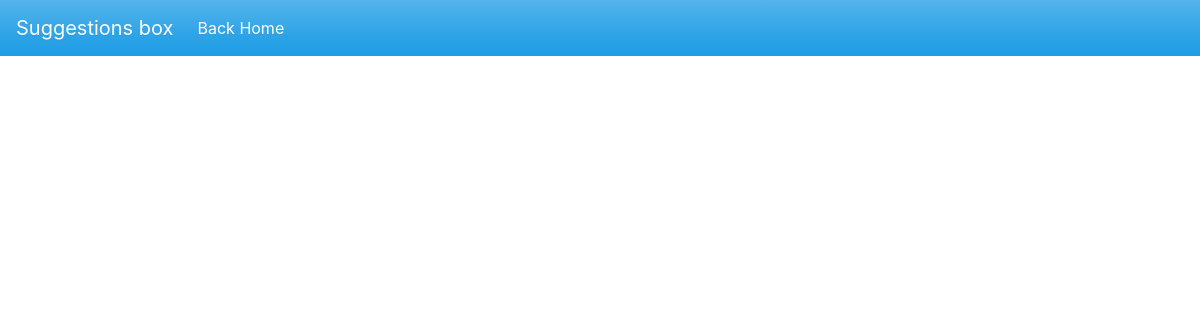
/admin/pages/suggestions/index.php, run on an earlier commit of the app's database.
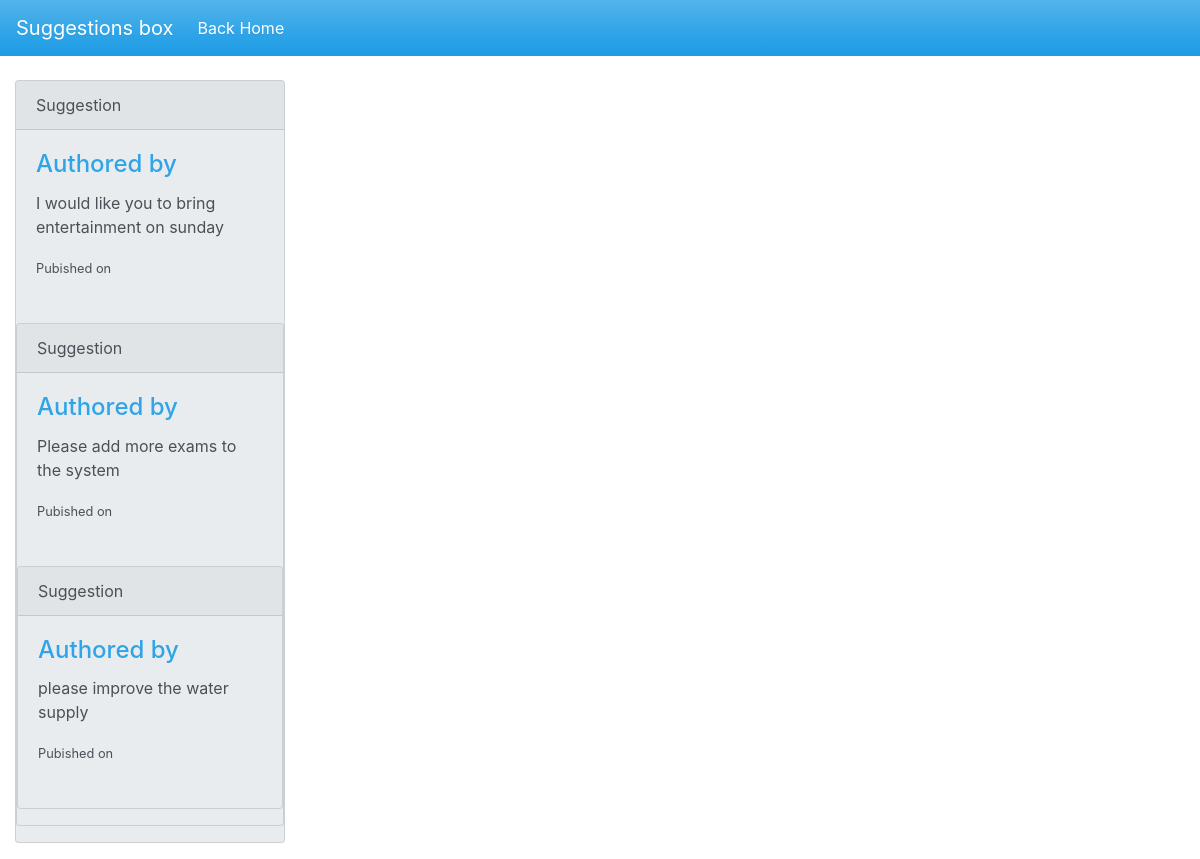
And on a later commit of the database.
### tables this page shows
CREATE TABLE `suggestions` (
  `id` int(255) NOT NULL,
  `publisher` varchar(255) NOT NULL,
  `content` varchar(255) NOT NULL,
  `time` timestamp(6) NOT NULL DEFAULT current_timestamp(6)
);

### admin/pages/suggestions/index.php (the view, shortened to what this page needs)
<?php
    require '../config.php';
    $query = "SELECT * FROM suggestions ORDER BY id desc";
    $result = mysqli_query($conn,$query);
    $suggestions = mysqli_fetch_all($result,MYSQLI_ASSOC);
?>
<!DOCTYPE html>
<html lang="en">
<head>
    <link rel="stylesheet" href="../../../css/bootstrap.min.css">
</head>
<body>
<nav class="navbar navbar-expand-lg navbar-dark bg-primary">
  <a class="navbar-brand" href="#">Suggestions box</a>
  <div class="collapse navbar-collapse" id="navbarColor01">
    <ul class="navbar-nav mr-auto">
      <li class="nav-item active">
        <a class="nav-link" href="#">Back Home
        </a>
      </li>
    </ul>
  </div>
</nav>
<br>
<div class="container grid">
    <?php foreach($suggestions as $suggestion):?>
    <div class="card bg-secondary mb-3" style="max-width: 20rem;">
        <div class="card-header">Suggestion</div>
        <div class="card-body">
        <h4 class="card-title">Authored by <?php $suggestion['publisher']; ?></h4>
        <p class="card-text"><?php echo $suggestion['content'];?></p>
        <small>Pubished on <?php $suggestion['time']; ?></small>
  </div> <br>
  <?php endforeach;?>
</div>
</div>
</body>
</html>

What changed in the data, as far as the page shows it:
added suggestions: content "I would like you to bring entertainment on sunday"
added suggestions: content "Please add more exams to the system"
added suggestions: content "please improve the water supply"
